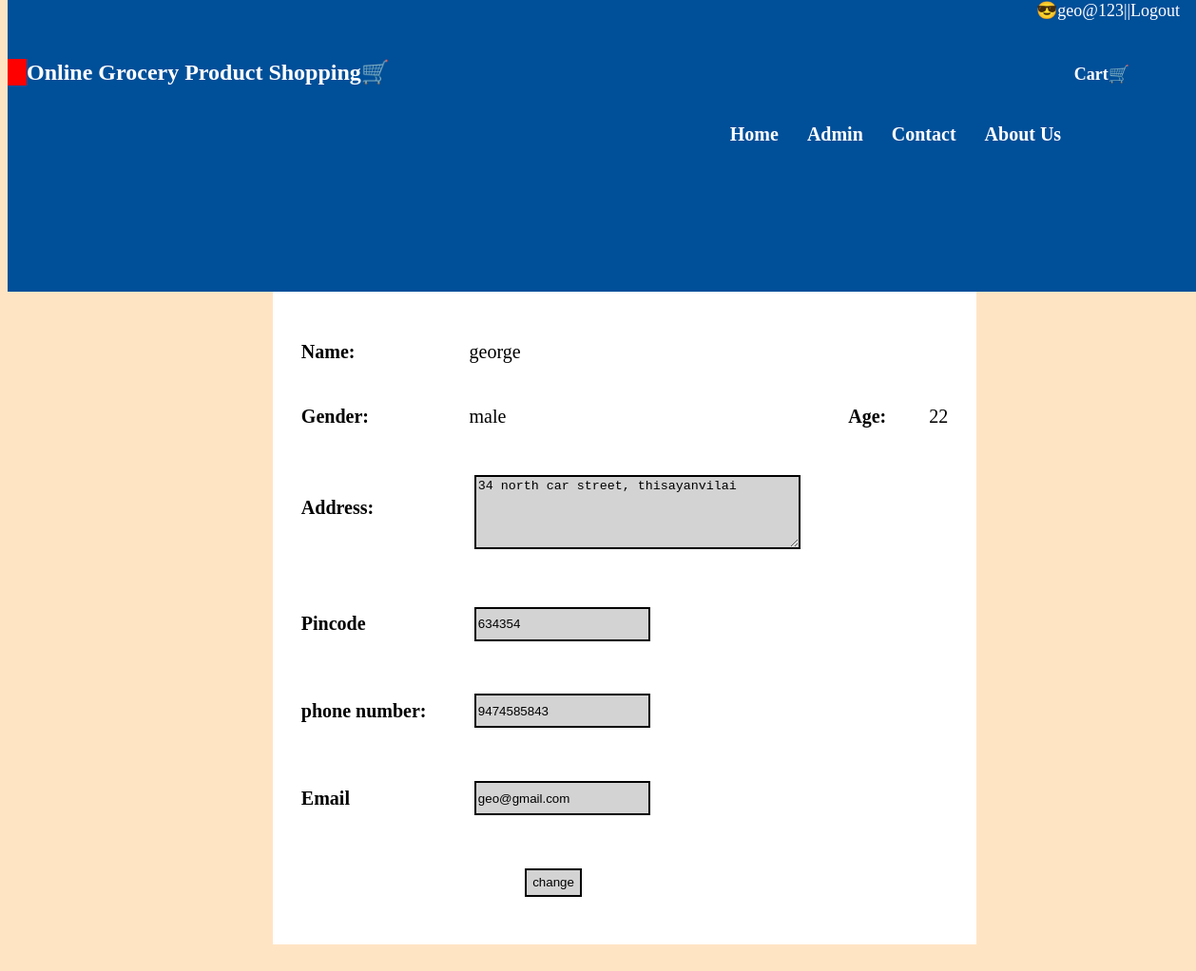
The app's page /profileupdate.php (signed in) with its own data.
### tables this page shows
CREATE TABLE `user` (
  `cname` varchar(30) NOT NULL,
  `cage` int(5) NOT NULL,
  `cgen` varchar(10) NOT NULL,
  `cphone` bigint(10) NOT NULL,
  `cemail` varchar(50) NOT NULL,
  `caddress` varchar(80) NOT NULL,
  `cpin` int(6) NOT NULL,
  `user_id` varchar(30) NOT NULL,
  `password` varchar(225) NOT NULL
);

### profileupdate.php (the view, shortened to what this page needs)
<!DOCTYPE html>
<html lang="en">
<head>
     <link rel="stylesheet" type="text/css" href="headcss.css">
</head>
<body>
    <header>
    <?php include "header.php";?>
    </header>
<main>
    <?php
   if(isset($_SESSION['user'])){
      include 'db.php';
      $s="select * from user where user_id='$_SESSION[user]';";
      $re=mysqli_query($con,$s);
     while($user=mysqli_fetch_array($re)){
    echo "<table align=center bgcolor=white cellspacing=15px cellpadding=15px>
    <form action='' method=post><B>
    <tr><td colspan=4 align=center><h2>view your profile</h2>
    <tr><td><B>Name:<td>".$user['cname']."
    <tr><td><B>Gender:<td>".$user['cgen']."
    <td><B>Age:<td>".$user['cage']."
    <tr><td><B>Address:<td rowspan=2><textarea rows=5 cols=40 required name=add  >".$user['caddress']."</textarea>
    <tr><tr><td><B>Pincode<td><input type=text name=pin  required value='".$user['cpin']."' >
    <tr><td><B>phone number:<td><input type=tel name=ph required pattern='[0-9]{10}' value='".$user['cphone']."'>
    <tr><td><B>Email<td><input type=email required name=email value='".$user['cemail']."'>
    <tr><td colspan=2 align=center><input type=submit name=sub value=change><tr></form>";
}
    }
    else{
         echo "<h2 align=center class=h> Your Not login Please login first";
    }
     ?>
    </table>
    </main>

### headcss.css (style rules this page uses)
body { width:100%; height:100%; background-color: bisque; font-family:'Times New Roman'; }
header { width:100%; height:30%; overflow:hidden; position:fixed; top:0; align-items:center; background-color: rgb(0, 79, 153); color:white; font-family:Cambria, Cochin, Georgia, Times, 'Times New Roman', serif; }
main { margin-top: 180px ; align-items:center; width:100%; justify-items: center; justify-content: space-evenly; padding:20px; overflow:auto; font-family:'Times New Roman'; font-size:20px; background-color: bisque; background-attachment: scroll; }

### profileupdate.php (style rules this page uses)
body { width:100%; height:100%; background-color: bisque; }
header { width:100%; height:30%; overflow:hidden; position:fixed; top:0; align-items:center; background-color: rgb(0, 79, 153); color:white; font-family:Cambria, Cochin, Georgia, Times, 'Times New Roman', serif; }
main { margin-top: 160px ; height:100%; align-items:center; justify-items: center; justify-content: space-evenly; padding:20px; overflow:hidden; background-color: bisque; background-attachment: scroll; }
input,textarea { margin: 0.4em; border:2px solid black; background-color:lightgray; height:30px; }
textarea { height:70px; }

### records on screen
user: cname "george", cgen "male", cage "22", add "34 north car street, thisayanvilai", pin "634354", ph "9474585843", email "geo@gmail.com"

### other values on screen
$_SESSION["user"] "geo@123"
